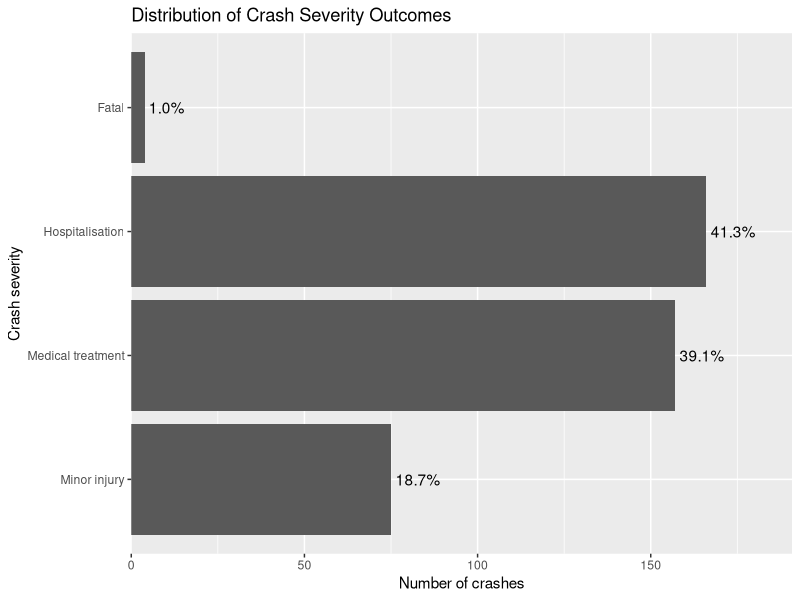
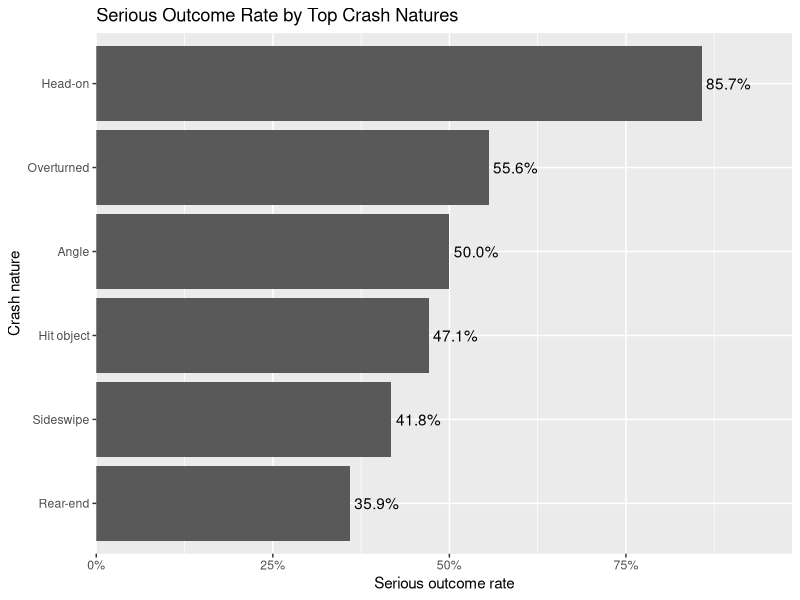

Write the R code that produced these figures, in order.
## ---- chunk 1
#| label: setup

# Load libraries here
library(ggplot2)
library(tidyverse)
library(dplyr)
library(knitr)
## ---- chunk 2
#| label: fig-method-plot
#| fig-cap: "Caption for methodology figure."

# plot code 
## ---- chunk 3
#| label: tbl-method-table
#| tbl-cap: "Caption for methodology table."

# table code
## ---- chunk 4
# read data
raw_data <- read.csv("data/cleaned_dataset.csv")

# transform data
data <- raw_data|>
  mutate(
    Crash_Severity = factor(
      Crash_Severity,
      levels = c(
        "Minor injury",
        "Medical treatment",
        "Hospitalisation",
        "Fatal"
      ),
      ordered = TRUE
    ),
    Crash_Type = factor(Crash_Type),
    Crash_Nature = factor(Crash_Nature),
    Crash_Speed_Limit = factor(Crash_Speed_Limit),
    Crash_Road_Surface_Condition = factor(Crash_Road_Surface_Condition),
    Crash_Atmospheric_Condition = factor(Crash_Atmospheric_Condition),
    Crash_Lighting_Condition = factor(Crash_Lighting_Condition),
    Crash_Road_Horiz_Align = factor(Crash_Road_Horiz_Align),
    Crash_Road_Vert_Align = factor(Crash_Road_Vert_Align),
    Crash_DCA_Group_Description = factor(Crash_DCA_Group_Description)
  )

## ---- chunk 5
#| label: fig-crash-severity
#| fig-cap: "Distribution of Crash Severity Outcomes"

# plot for "How are crash severity outcomes distributed across high-speed road crashes in Brisbane in 2024?"
data |>
  count(Crash_Severity) |>
  mutate(
    percent = n / sum(n),
    label = scales::percent(percent, accuracy = 0.1)
  ) |>
  ggplot(aes(x = Crash_Severity, y = n)) +
  geom_col() +
  geom_text(aes(label = label), hjust = -0.1) +
  coord_flip() +
  scale_y_continuous(expand = expansion(mult = c(0, 0.15))) +
  labs(
    title = "Distribution of Crash Severity Outcomes",
    x = "Crash severity",
    y = "Number of crashes"
  )
## ---- chunk 6
#| label: serious-rate
#| fig-cap: "Serious Outcome Rate by Top Crash Natures"

top_natures <- data |>
  count(Crash_Nature, sort = TRUE) |>
  slice_head(n = 6) |>
  pull(Crash_Nature)

data |>
  mutate(
    Serious_Outcome = if_else(
      Crash_Severity %in% c("Hospitalisation", "Fatal"),
      "Serious",
      "Non-serious"
    )
  ) |>
  filter(Crash_Nature %in% top_natures) |>
  group_by(Crash_Nature) |>
  summarise(
  total_crashes = n(),
  serious_crashes = sum(Serious_Outcome == "Serious"),
  serious_rate = serious_crashes / total_crashes,
  .groups = "drop"
  ) |>
  ggplot(aes(x = reorder(Crash_Nature, serious_rate), y = serious_rate)) +
  geom_col() +
  geom_text(
    aes(label = scales::percent(serious_rate, accuracy = 0.1)),
    hjust = -0.1
  ) +
  coord_flip() +
  scale_y_continuous(
    labels = scales::percent,
    expand = expansion(mult = c(0, 0.15))
  ) +
  labs(
    title = "Serious Outcome Rate by Top Crash Natures",
    x = "Crash nature",
    y = "Serious outcome rate"
  )
